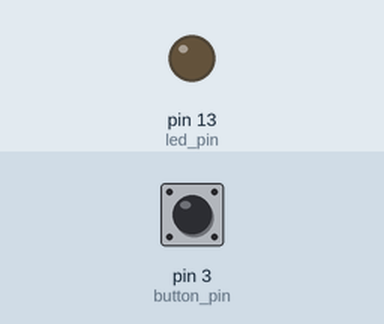
Bench run of a sketch on a simulated Arduino Uno, built with avr-gcc and run on an emulated ATmega328P. On the bench: output pins drawn as LEDs (lit = HIGH). The inputs (shaded band) are chosen by the test bench; at power-on: pin 3 (button_pin) LOW.

Above: at 1.2 s.
1.3 s: pin 3 (button_pin) pulled HIGH for 0.15 s
At 1.37 s:
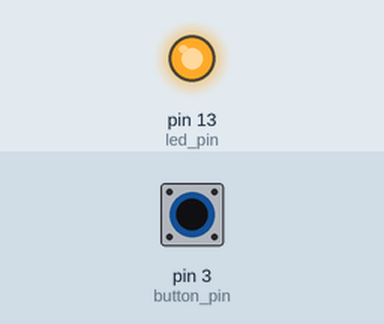
2.9 s: pin 3 (button_pin) pulled HIGH for 3.2 s
At 7.3 s:
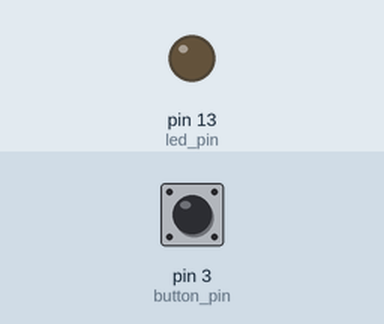
Timing chart, 0 to 8.8 s (numbered marks = the images above; inputs shaded):
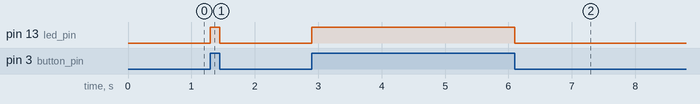

The sketch:

lab1.ino
```cpp
short int led_pin = 13;
short int button_pin = 3;
short int button_state; //버튼상태, high나 low저장

void setup() {
  // put your setup code here, to run once:
  pinMode(led_pin, OUTPUT);
  pinMode(button_pin, INPUT);
// pinMode(button_pin, INPUT_PULLUP); ->연결된게 아무것도 없을 때 HIGH상태값을 읽겠다.
//안정적인상태보장을 위해서 윗줄을 사용
//INPUT_PULLUP은 연결된 핀에 신호가 없을 때 항상 HIGH가 되도록 강제함.
//PULLUP저항을 붙인다.
//선이 끊어져도 해당키가 HIGH가 되도록
}

void loop() {
  // put your main code here, to run repeatedly:
  button_state = digitalRead(button_pin); //3번PIN의 상태를 읽어서 button_state에 넣음
  digitalWrite(led_pin, button_state); //LED에 button_state값을 보낸다.
}
```

Measured:
- after the input at 1.3 s, pin 13 (led_pin): LOW → HIGH at once, → LOW 0.15 s later
- after the input at 2.9 s, pin 13 (led_pin): LOW → HIGH at once, → LOW 3.2 s later
